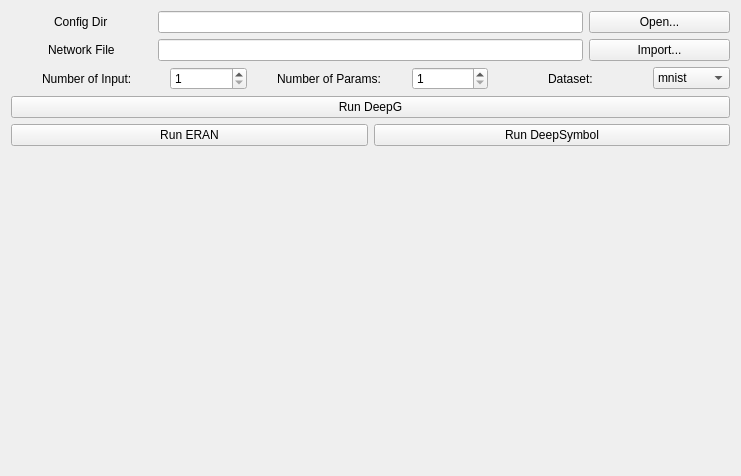
<?xml version="1.0" encoding="UTF-8"?>
<ui version="4.0">
 <class>DeepGcfg</class>
 <widget class="QWidget" name="DeepGcfg">
  <property name="geometry">
   <rect>
    <x>0</x>
    <y>0</y>
    <width>741</width>
    <height>476</height>
   </rect>
  </property>
  <property name="windowTitle">
   <string>Form</string>
  </property>
  <layout class="QVBoxLayout" name="verticalLayout" stretch="1,1,1,1,1,4">
   <item>
    <layout class="QHBoxLayout" name="horizontalLayout_2" stretch="1,3,1">
     <item alignment="Qt::AlignHCenter">
      <widget class="QLabel" name="label_2">
       <property name="text">
        <string>Config Dir</string>
       </property>
      </widget>
     </item>
     <item>
      <widget class="QLineEdit" name="ConfigLineEdit">
       <property name="readOnly">
        <bool>true</bool>
       </property>
      </widget>
     </item>
     <item>
      <widget class="QPushButton" name="ConfigButton">
       <property name="text">
        <string>Open...</string>
       </property>
      </widget>
     </item>
    </layout>
   </item>
   <item>
    <layout class="QHBoxLayout" name="horizontalLayout_5" stretch="1,3,1">
     <item alignment="Qt::AlignHCenter">
      <widget class="QLabel" name="label_3">
       <property name="text">
        <string>Network File</string>
       </property>
      </widget>
     </item>
     <item>
      <widget class="QLineEdit" name="NetworkLineEdit">
       <property name="readOnly">
        <bool>true</bool>
       </property>
      </widget>
     </item>
     <item>
      <widget class="QPushButton" name="NetworkButton">
       <property name="text">
        <string>Import...</string>
       </property>
      </widget>
     </item>
    </layout>
   </item>
   <item>
    <layout class="QHBoxLayout" name="horizontalLayout" stretch="2,1,2,1,2,1">
     <item alignment="Qt::AlignHCenter">
      <widget class="QLabel" name="label">
       <property name="text">
        <string>Number of Input:</string>
       </property>
      </widget>
     </item>
     <item>
      <widget class="QSpinBox" name="InputNumSpinBox">
       <property name="minimum">
        <number>1</number>
       </property>
       <property name="maximum">
        <number>500</number>
       </property>
      </widget>
     </item>
     <item alignment="Qt::AlignHCenter">
      <widget class="QLabel" name="label_4">
       <property name="text">
        <string>Number of Params:</string>
       </property>
      </widget>
     </item>
     <item>
      <widget class="QSpinBox" name="ParamNumSpinBox">
       <property name="minimum">
        <number>1</number>
       </property>
      </widget>
     </item>
     <item alignment="Qt::AlignHCenter">
      <widget class="QLabel" name="label_5">
       <property name="text">
        <string>Dataset:</string>
       </property>
      </widget>
     </item>
     <item>
      <widget class="QComboBox" name="DatasetComboBox">
       <property name="currentText">
        <string>mnist</string>
       </property>
       <property name="currentIndex">
        <number>0</number>
       </property>
       <item>
        <property name="text">
         <string>mnist</string>
        </property>
       </item>
       <item>
        <property name="text">
         <string>fashion</string>
        </property>
       </item>
       <item>
        <property name="text">
         <string>cifar10</string>
        </property>
       </item>
      </widget>
     </item>
    </layout>
   </item>
   <item>
    <layout class="QHBoxLayout" name="horizontalLayout_6">
     <item>
      <widget class="QPushButton" name="RunDeepG">
       <property name="text">
        <string>Run DeepG</string>
       </property>
      </widget>
     </item>
    </layout>
   </item>
   <item>
    <layout class="QHBoxLayout" name="horizontalLayout_4">
     <item>
      <widget class="QPushButton" name="ERANButton">
       <property name="text">
        <string>Run ERAN</string>
       </property>
      </widget>
     </item>
     <item>
      <widget class="QPushButton" name="runDeepsymbolButton">
       <property name="text">
        <string>Run DeepSymbol</string>
       </property>
      </widget>
     </item>
    </layout>
   </item>
   <item>
    <layout class="QHBoxLayout" name="horizontalLayout_3"/>
   </item>
  </layout>
 </widget>
 <resources/>
 <connections/>
</ui>
